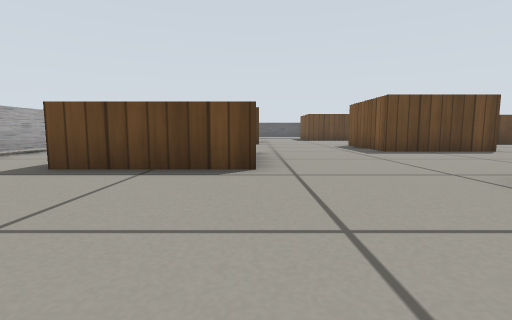
View 1 (above)

17 first-person views from a walk through a Gazebo world. The camera is 0.28 m above the floor, tilts 6° down and sees 85° across. The floor is counted in squares, 0.5 m on a side. Each view is taken from the middle of a square. On the plan, view 1 faces up. The plan holds only what a view shows up to about 9 squares ahead; the rest is blank. Simple patterns stand in for the simulator's built-in surfaces.

View 2
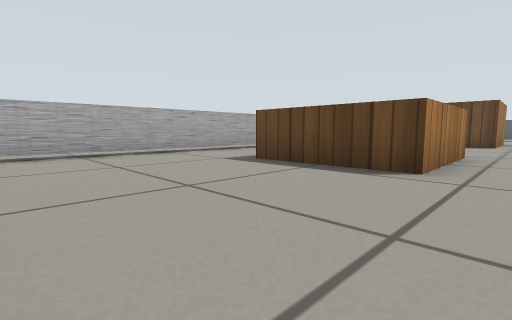

View 3
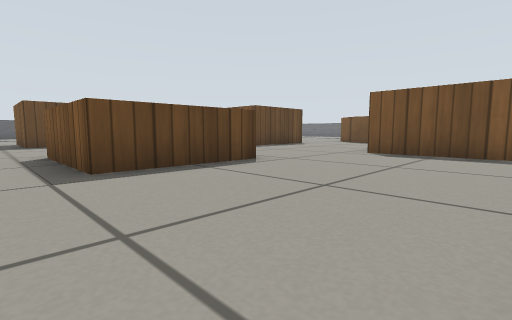

View 4
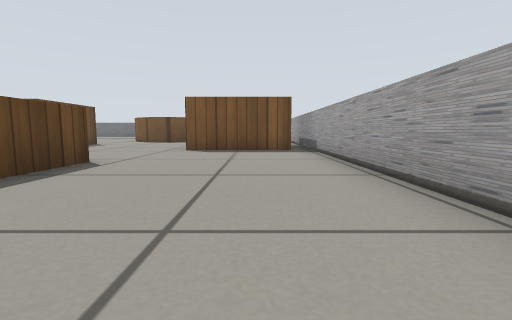

View 5
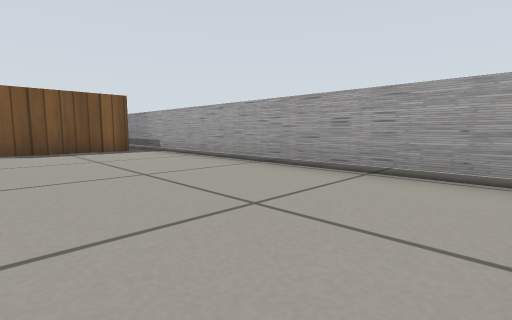

View 6
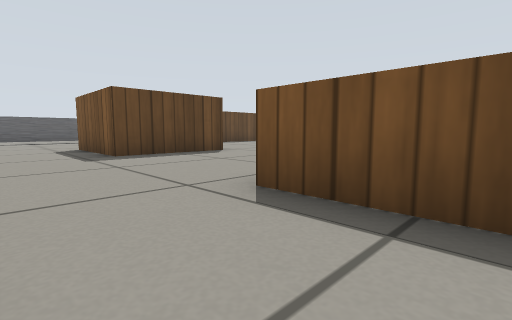

View 7
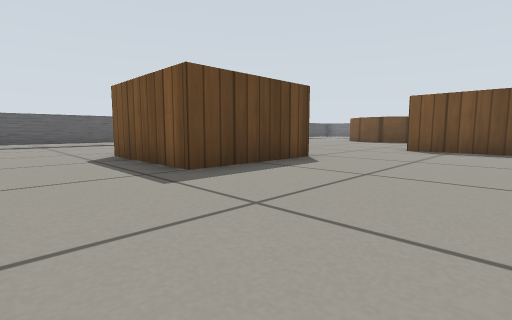

View 8
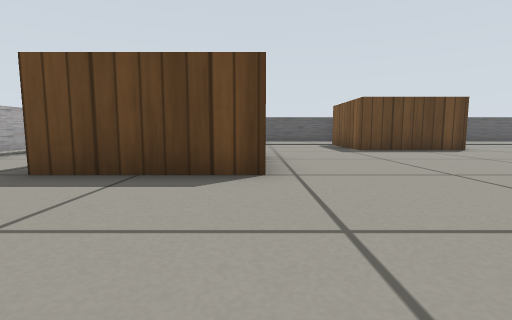

View 9
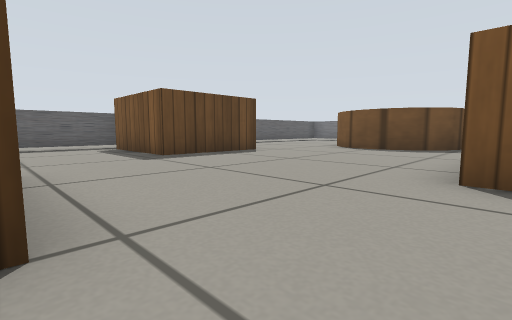

View 10
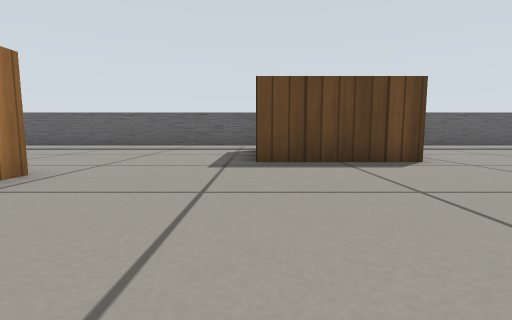

View 11
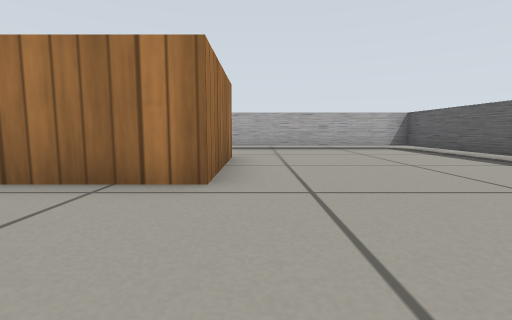

View 12
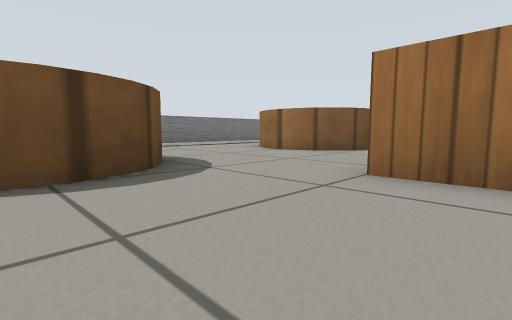

View 13
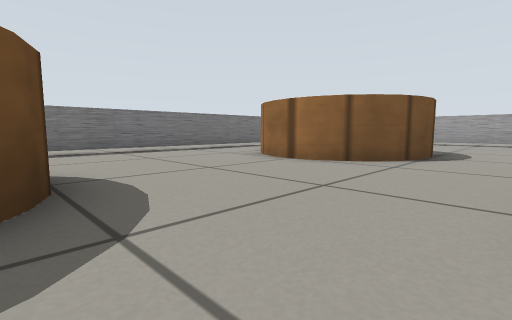

View 14
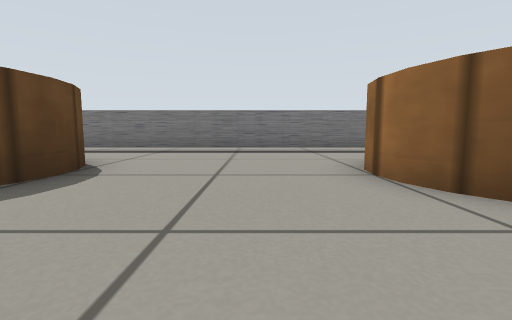

View 15
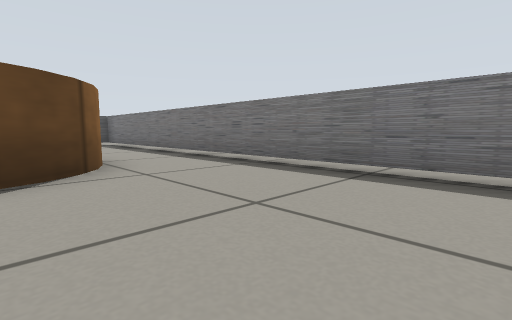

View 16
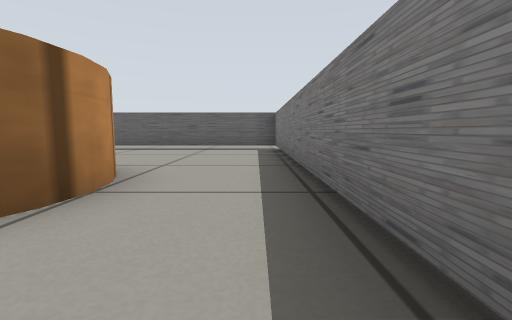

View 17
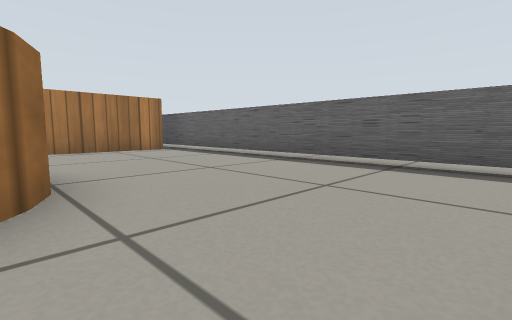

### Floor plan
Key: @ floor where view 1 was taken; # wall or solid block; . floor; C wooden cube; W wooden cylinder.
Columns run from 6 left of view 1 to 15 right of it. Each row starts with its distance up from view 1.
 20 ##########  ##########
 19 #........C  C........#
 18 #........C  C........#
 17 #........C  C........#
 16 #........CCCC........#
 15 #..............  WW..#
 14 #..CCCC........W  W..#
 13  ..C  C........W  W..#
 12  ..CCCC........WWWW..#
 11  ....................#
 10  .........CCC........#
  9  .........C  ........#
  8 #.........CCC........#
  7 #..C  C........WWWW..#
  6 #..C  C........W   ..#
  5 #..C  C..... ..W
  4 #..CCCC..... ..
  3 #........C   ...
  2 #........C    ..
  1 #........C    ..
  0 #.....@..C
 -1 ###########

Where each view was taken, in squares from view 1:
view 1: 0 up, 0 right, facing up
view 2: 0 up, 1 right, facing up-left
view 3: 0 up, 4 left, facing up-right
view 4: 1 up, 5 left, facing right
view 5: 3 up, 5 left, facing down-right
view 6: 5 up, 5 left, facing up-right
view 7: 8 up, 5 left, facing up-right
view 8: 8 up, 0 right, facing up
view 9: 10 up, 0 right, facing up-right
view 10: 11 up, 3 right, facing up
view 11: 15 up, 3 right, facing left
view 12: 14 up, 5 right, facing down-right
view 13: 12 up, 7 right, facing down-right
view 14: 9 up, 7 right, facing right
view 15: 8 up, 11 right, facing up-right
view 16: 11 up, 14 right, facing up
view 17: 15 up, 14 right, facing up-left
